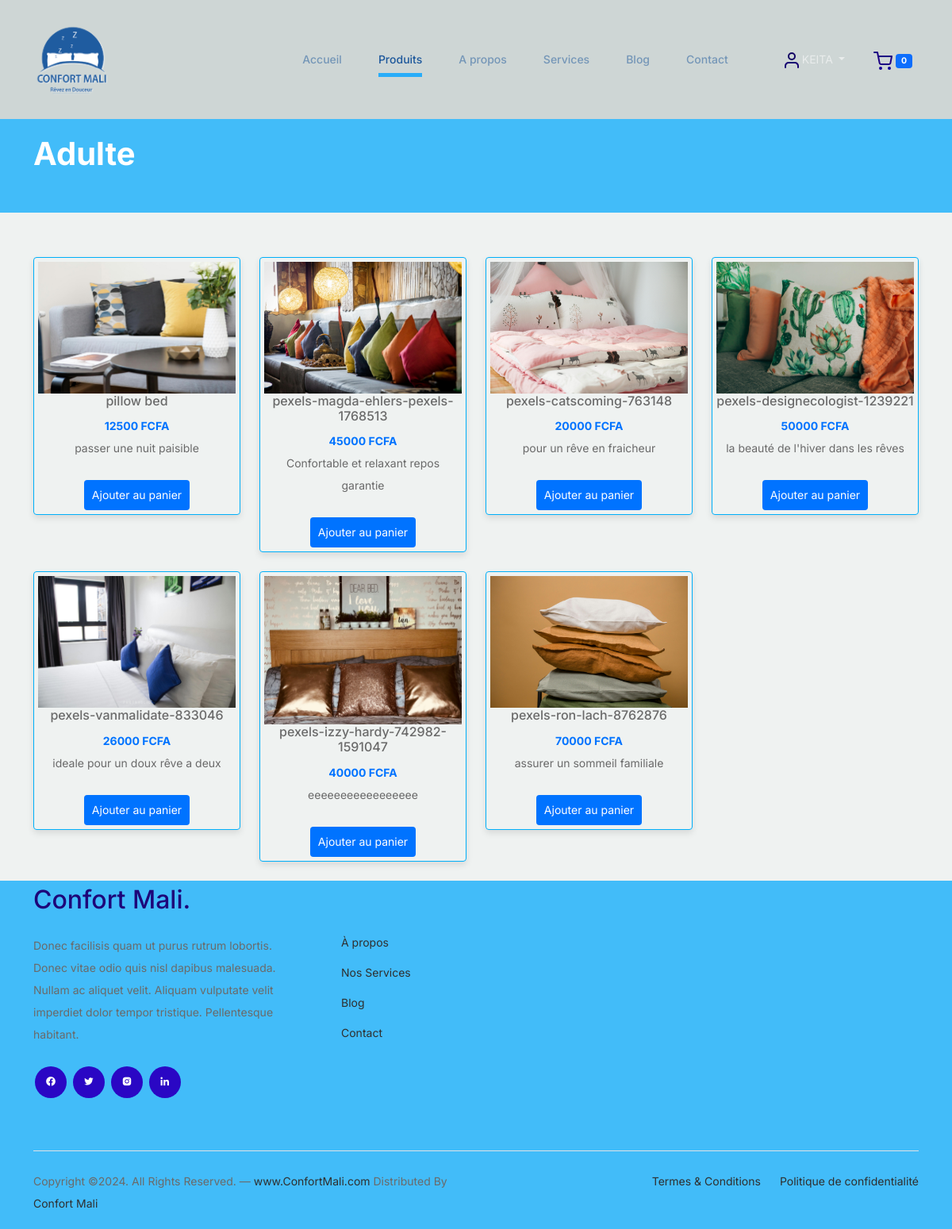
/products/2/ (signed in), run on the app's committed database.
### ConfortMLapp/models.py (models this page shows, shortened)
class Categorie(models.Model):
    nom = models.CharField(max_length=100)

class Shop(models.Model):
    categorie = models.ForeignKey(Categorie, on_delete=models.CASCADE, related_name='produits')
    name = models.CharField(max_length=100)
    price = models.DecimalField(max_digits=10, decimal_places=0)
    quantity_stock = models.PositiveIntegerField(default=0)
    quantity_minimale = models.PositiveIntegerField(default=12)
    description = models.TextField()
    image = models.ImageField(upload_to='produit_images/')

### ConfortMLapp/views.py (the view)
# urls.py: path('products/<int:category_id>/', views.shop_categorie, name='shop_categorie'),
def shop_categorie(request, category_id):
    category = get_object_or_404(Categorie, id=category_id)
    products = Shop.objects.filter(categorie=category)
    return render(request, 'shop_categorie.html', {'category': category, 'products': products})

### ConfortMLapp/templates/shop_categorie.html (shortened to what this page needs)
{% load static %}
<!doctype html>
<html lang="fr">
<head>
  <link href="{% static 'css/bootstrap.min.css' %}" rel="stylesheet">
  <link href="https://cdnjs.cloudflare.com/ajax/libs/font-awesome/6.0.0-beta3/css/all.min.css" rel="stylesheet">
  <link href="{% static 'css/tiny-slider.css' %}" rel="stylesheet">
  <link href="https://unpkg.com/boxicons@2.1.4/css/boxicons.min.css" rel='stylesheet'>
  <link href="{% static 'css/style.css' %}" rel="stylesheet">
</head>
<body>
 <nav class="custom-navbar navbar navbar-expand-md navbar-dark bg-dark" aria-label="Furni navigation bar">
    <div class="container">
        <a class="navbar-brand" href="{% url 'index' %}">
        <img src="{% static 'images/cm.png' %}" alt="Logo Confort Mali">
        </a>
        <div class="collapse navbar-collapse" id="navbarsFurni">
            <ul class="custom-navbar-nav navbar-nav ms-auto mb-2 mb-md-0">
                <li>
                    <a class="nav-link" href="{% url 'index' %}">Accueil</a>
                </li>
                <li class="nav-item active"><a class="nav-link" href="{% url 'shop' %}">Produits</a></li>
                <li><a class="nav-link" href="{% url 'about' %}">A propos</a></li>
                <li><a class="nav-link" href="{% url 'services' %}">Services</a></li>
                <li><a class="nav-link" href="{% url 'blog' %}">Blog</a></li>
                <li><a class="nav-link" href="{% url 'contact' %}">Contact</a></li>
            </ul>
            <ul class="custom-navbar-cta navbar-nav mb-2 mb-md-0 ms-5">
                {% if user.is_authenticated %}
                    <li class="nav-item dropdown">
                        <a class="nav-link dropdown-toggle" href="#" id="userDropdown" role="button" data-bs-toggle="dropdown" aria-expanded="false">
                            <img src="{% static 'images/user.svg' %}" alt="Utilisateur">
                            {{ user.username }}
                        </a>
                    </li>
                {% else %}
                    <li class="nav-item">
                        <a class="nav-link" href="{% url 'login' %}">
                            <img src="{% static 'images/user.svg' %}" alt="Connexion">
                        </a>
                    </li>
                {% endif %}
                <li class="nav-item">
                    <a class="nav-link" href="{% url 'view_cart' %}">
                        <img src="{% static 'images/cart.svg' %}" alt="Panier">
                        <span id="cart-count" class="badge bg-primary">0</span>
                    </a>
                </li>
            </ul>
        </div>
    </div>
</nav>
<div class="hero" style="padding-top: 20px; padding-bottom: 20px;">
  <div class="container">
    <div class="row justify-content-between">
      <div class="col-lg-5">
        <div class="intro-excerpt">
          <h1>{{ category.nom }}</h1>
        </div>
      </div>
    </div>
  </div>
</div>
<br>
<br>
<div class="container">
  <div class="row">
    {% for product in products %}
    <div class="col-12 col-md-4 col-lg-3 mb-4">
      <div class="product-item-container" style="border: 1px solid #00aff9; padding: 5px; border-radius: 4px; box-shadow: 0 4px 8px rgba(0, 0, 0, 0.1);">
        <img src="{{ product.image.url }}" class="img-fluid product-thumbnail" alt="{{ product.name }}">
        <h6 class="product-title text-center">{{ product.name }}</h6>
        <strong class="product-price text-center" style="color: rgb(0, 115, 255); display: block; margin: 0 auto;">{{ product.price }} FCFA</strong>
        <p class="product-description text-center">{{ product.description }}</p>
        <div class="text-center">
          <button class="add-to-cart-btn" onclick="addToCart({{ product.id }})" style="border: none; background-color: rgb(0, 115, 255); color: white; border-radius: 4px; padding: 5px 10px; margin-top: 10px; cursor: pointer;">Ajouter au panier</button>
        </div>
      </div>
    </div>
    {% endfor %}
  </div>
</div>
  <footer class="footer-section">
    <div class="container relative">
      <div class="row g-5 mb-5">
        <div class="col-lg-4">
          <div class="mb-4 footer-logo-wrap"><a href="#" class="footer-logo">Confort Mali<span>.</span></a></div>
          <p class="mb-4">Donec facilisis quam ut purus rutrum lobortis. Donec vitae odio quis nisl dapibus malesuada. Nullam ac aliquet velit. Aliquam vulputate velit imperdiet dolor tempor tristique. Pellentesque habitant.</p>
          <ul class="list-unstyled custom-social">
            <li><a href="#"><i class='bx bxl-facebook-circle'></i></a></li>
            <li><a href="#"><i class='bx bxl-twitter'></i></a></li>
            <li><a href="#"><i class='bx bxl-instagram-alt'></i></a></li>
            <li><a href="#"><i class='bx bxl-linkedin'></i></a></li>
          </ul>
        </div>
        <div class="col-lg-8">
          <div class="row links-wrap">
            <div class="col-6 col-sm-6 col-md-3">
              <ul class="list-unstyled">
                <li><a href="{% url 'about' %}">À propos</a></li>
                <li><a href="{% url 'services' %}">Nos Services</a></li>
                <li><a href="{% url 'blog' %}">Blog</a></li>
                <li><a href="{% url 'contact' %}">Contact</a></li>
              </ul>
            </div>
          </div>
        </div>
      </div>
      <div class="border-top copyright">
        <div class="row pt-4">
          <div class="col-lg-6">
            <p class="mb-2 text-center text-lg-start">Copyright &copy;<script>document.write(new Date().getFullYear());</script>. All Rights Reserved. &mdash; <a href="https://ConfortMali.com">www.ConfortMali.com</a> Distributed By <a href="https://www.ConfortMali.com">Confort Mali</a></p>
          </div>
          <div class="col-lg-6 text-center text-lg-end">
            <ul class="list-unstyled d-inline-flex ms-auto">
              <li class="me-4"><a href="#">Termes &amp; Conditions</a></li>
              <li><a href="#">Politique de confidentialité</a></li>
            </ul>
          </div>
        </div>
      </div>
    </div>
  </footer>
</body>
</html>

### ConfortMLapp/static/css/style.css (style rules this page uses)
body { overflow-x: hidden; position: relative; }
body { font-family: "Inter", sans-serif; font-weight: 400; line-height: 28px; color: #6a6a6a; font-size: 14px; background-color: #eff2f1; }
a { text-decoration: none; -webkit-transition: .3s all ease; -o-transition: .3s all ease; transition: .3s all ease; color: #2f2f2f; text-decoration: underline; }
.custom-navbar { background: #9fafae6b !important; padding-top: 20px; padding-bottom: 20px; }
.custom-navbar .navbar-brand img { width: 100px; }
@media (min-width: 992px) { .custom-navbar .custom-navbar-nav li { margin-left: 15px; margin-right: 15px; } }
.custom-navbar .custom-navbar-nav li a { font-weight: 500; color: #1c579b !important; opacity: .5; -webkit-transition: .3s all ease; -o-transition: .3s all ease; transition: .3s all ease; position: relative; }
@media (min-width: 768px) { .custom-navbar .custom-navbar-nav li a:before { content: ""; position: absolute; bottom: 0; left: 8px; right: 8px; background: #29adf9; height: 5px; opacity: 1; visibility: visible; width: 0; -webkit-transition: .15s all ease-out; -o-transition: .15s all ease-out; transition: .15s all ease-out; } }
.custom-navbar .custom-navbar-nav li.active a { opacity: 1; }
.custom-navbar .custom-navbar-nav li.active a:before { width: calc(100% - 16px); }
.custom-navbar .custom-navbar-cta { margin-left: 0 !important; -webkit-box-orient: horizontal; -webkit-box-direction: normal; -ms-flex-direction: row; flex-direction: row; }
@media (min-width: 768px) { .custom-navbar .custom-navbar-cta { margin-left: 40px !important; } }
.custom-navbar .custom-navbar-cta li { margin-left: 0px; margin-right: 0px; }
.custom-navbar .custom-navbar-cta li:first-child { margin-right: 20px; }
.hero { background: #42bcf9; }
@media (min-width: 768px) { .hero { padding: calc(4rem - 30px) 0 4rem 0; } }
@media (min-width: 992px) { .hero { padding: calc(8rem - 30px) 0 8rem 0; } }
.hero .intro-excerpt { position: relative; z-index: 4; }
@media (min-width: 992px) { .hero .intro-excerpt { max-width: 450px; } }
.hero h1 { font-weight: 700; color: #ffffff; margin-bottom: 30px; }
.product-price { color: #00b7ff; }
.footer-section { padding: 10px 0; background: #42bcf9; }
.footer-section .relative { position: relative; }
.footer-section a { text-decoration: none; color: #2f2f2f; -webkit-transition: .3s all ease; -o-transition: .3s all ease; transition: .3s all ease; }
.footer-section .links-wrap { margin-top: 0px; }
@media (min-width: 992px) { .footer-section .links-wrap { margin-top: 54px; } }
.footer-section .links-wrap ul li { margin-bottom: 10px; }
.footer-section .footer-logo-wrap .footer-logo { font-size: 32px; font-weight: 500; text-decoration: none; color: #1d0479; }
.footer-section .custom-social li { margin: 2px; display: inline-block; }
.footer-section .custom-social li a { width: 40px; height: 40px; text-align: center; line-height: 40px; display: inline-block; background: #2a07c4; color: #ffffff; border-radius: 50%; }
.footer-section .border-top { border-color: #dce5e4; }
.footer-section .border-top.copyright { font-size: 14px !important; }

### data on the page
Categorie: nom "Adulte"
Shop: image (picture), name "pillow bed", price "12500", description "passer une nuit paisible"
Shop: image (picture), name "pexels-magda-ehlers-pexels-1768513", price "45000", description "Confortable et relaxant repos garantie"
Shop: image (picture), name "pexels-catscoming-763148", price "20000", description "pour un rêve en fraicheur"
Shop: image (picture), name "pexels-designecologist-1239221", price "50000", description "la beauté de l'hiver dans les rêves"
Shop: image (picture), name "pexels-vanmalidate-833046", price "26000", description "ideale pour un doux rêve a deux"
Shop: image (picture), name "pexels-izzy-hardy-742982-1591047", price "40000", description "eeeeeeeeeeeeeeeee"
Shop: image (picture), name "pexels-ron-lach-8762876", price "70000", description "assurer un sommeil familiale"

### other printed values
{{ user.username }} "KEITA"
